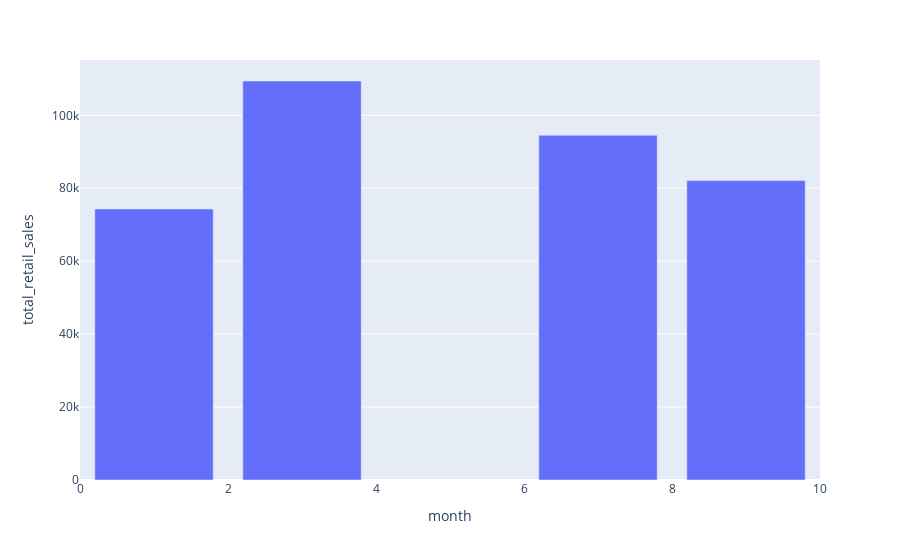

Notebook code for this chart:
### Code cell
# Use plotly to visualize the results
import plotly.express as px

fig = px.bar(df, x = 'month', y = 'total_retail_sales')
fig.show()

### Figure 1 — Plotly figure (JSON) as saved in the notebook; plotly's stock layout.template omitted (floating-point values rounded to 4 significant figures)
{"data": [{"alignmentgroup": "True", "hovertemplate": "month=%{x}<br>total_retail_sales=%{y}<extra></extra>", "legendgroup": "", "marker": {"color": "#636efa", "pattern": {"shape": ""}}, "name": "", "offsetgroup": "", "orientation": "v", "showlegend": false, "textposition": "auto", "type": "bar", "x": [1, 7, 3, 9], "xaxis": "x", "y": [74320.0, 94540.0, 109400.0, 82110.0], "yaxis": "y"}], "layout": {"barmode": "relative", "legend": {"tracegroupgap": 0}, "margin": {"t": 60}, "xaxis": {"anchor": "y", "domain": [0, 1], "title": {"text": "month"}}, "yaxis": {"anchor": "x", "domain": [0, 1], "title": {"text": "total_retail_sales"}}}}
